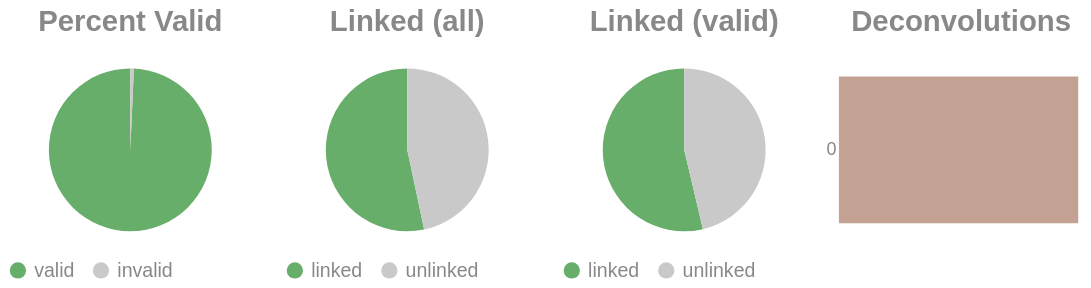

This figure's notebook cell:
### Code cell
if SKIPLR:
    pass
else:
    clash = Counter()
    for i in valids['molecule'].to_list():
        _mol = i.split("-")
        if len(_mol) == 1:
            clash.update('0')
        else:
            clash.update(_mol[-1])

    _d = {"deconvolutions": [], 'count': []}
    for k,v in clash.items():
        _d['deconvolutions'].append(k)
        _d['count'].append(v)

    tot_valid = valids['reads'].sum()
    mask = valids['reads'] >= 2
    n_linked_reads = valids.filter(mask)['reads'].sum()
    if n_linked_reads == 0:
        print_html("No linked molecules (>=2 reads) were detected; skipping linked-only distributions.")
        SKIPLR = True
    else:
        perc_valid = round(tot_valid / n_reads, 4)
        linked_perc_abs = round(n_linked_reads / n_reads, 4)
        linked_perc = round(n_linked_reads / tot_valid, 4)

    _valid = pl.DataFrame({"valids": ['valid', 'invalid'], "count": [tot_valid, n_reads - tot_valid]})
    _linked_abs = pl.DataFrame({"linked (absolute)": ['linked', 'unlinked'], "count": [n_linked_reads, n_reads - n_linked_reads]})
    _linked_rel = pl.DataFrame({"linked (valids)": ['linked', 'unlinked'], "count": [n_linked_reads, tot_valid - n_linked_reads]})

    (
        alt.hconcat(
            piechart(_valid, goodval = 'valid', title = "Percent Valid"),
            piechart(_linked_abs, goodval = "linked", title =  "Linked (all)"),
            piechart(_linked_rel, goodval = "linked", title =  "Linked (valid)"),
            convolutionbar(pl.DataFrame(_d), title = "Deconvolutions"),
            center = True,
            bounds = 'flush'
        )
        .resolve_scale(color='independent')
        .resolve_legend('independent')
        .properties(usermeta={'embedOptions': {"actions": False}})
    ).display()

### Figure 1 — Vega-Lite specification as saved in the notebook (floating-point values rounded to 4 significant figures)
{"width": "container", "height": 400, "config": {"title": {"anchor": "start", "dy": -15, "fontSize": 18, "color": "#888888", "subtitleColor": "#888888", "subtitleFontSize": 14}, "arc": {"fill": "#0072B2"}, "axis": {"domainColor": "#888888", "domainWidth": 0.5, "gridWidth": 0.2, "grid": false, "titleFontWeight": 400, "titleFontSize": 15, "labelFontSize": 11, "labelColor": "#888888", "tickColor": "#888888", "tickWidth": 0.2, "titleColor": "#888888"}, "axisBand": {"grid": false}, "axisX": {"grid": true, "tickSize": 10, "domainCap": "round"}, "axisY": {"domain": false, "grid": true, "tickSize": 0, "domainCap": "round"}, "background": "transparent", "header": {"labelFontSize": 15, "labelColor": "#888888", "titleFontSize": 15, "titleFontWeight": 600, "titleColor": "#888888"}, "legend": {"labelFont": "sans-serif", "labelFontSize": 12, "labelColor": "#888888", "symbolSize": 100, "symbolType": "circle", "titleFontSize": 12, "titlePadding": 10, "titleColor": "#888888", "title": null}, "range": {"category": ["#E69F00", "#56B4E9", "#009E73", "#F0E442", "#0072B2", "#D55E00", "#CC79A7", "#000000"], "diverging": ["#cfe8f3", "#a2d4ec", "#73bfe2", "#46abdb", "#1696d2", "#12719e"]}, "area": {"fill": "#0072B2", "fillOpacity": 0.7, "line": true, "strokeOpacity": 0.7}, "line": {"color": "#0072B2", "stroke": "#0072B2", "strokeWidth": 2}, "trail": {"color": "#0072B2", "stroke": "#0072B2", "strokeWidth": 0, "size": 1}, "point": {"filled": true, "fillOpacity": 1.0, "size": 95}, "text": {"color": "#888888", "fontSize": 11, "align": "right", "fontWeight": 400, "size": 11}, "bar": {"fill": "#0072B2", "stroke": null}, "view": {"stroke": null, "continuousWidth": 660, "continuousHeight": 400}}, "hconcat": [{"data": {"name": "data-d4faceb9a8ef47bad78449993a205893"}, "mark": {"type": "arc"}, "encoding": {"color": {"field": "valids", "legend": {"orient": "bottom", "title": null}, "scale": {"domain": ["valid", "invalid"], "range": ["#68ae6b", "#C9C9C9"]}, "title": "Valids", "type": "nominal"}, "theta": {"field": "count", "type": "quantitative"}, "tooltip": [{"field": "valids", "title": "Valids", "type": "ordinal"}, {"field": "percent", "format": ".2%", "title": "Percent", "type": "quantitative"}, {"field": "count", "title": "Count", "type": "quantitative"}]}, "height": 100, "title": {"text": "Percent Valid", "align": "center", "anchor": "middle"}, "transform": [{"calculate": "datum.count / 6792753", "as": "percent"}], "width": 150}, {"data": {"name": "data-71b9c013eb93c119ae8ae95f24ee7a4b"}, "mark": {"type": "arc"}, "encoding": {"color": {"field": "linked (absolute)", "legend": {"orient": "bottom", "title": null}, "scale": {"domain": ["linked", "unlinked"], "range": ["#68ae6b", "#C9C9C9"]}, "title": "Linked (Absolute)", "type": "nominal"}, "theta": {"field": "count", "type": "quantitative"}, "tooltip": [{"field": "linked (absolute)", "title": "Linked (Absolute)", "type": "ordinal"}, {"field": "percent", "format": ".2%", "title": "Percent", "type": "quantitative"}, {"field": "count", "title": "Count", "type": "quantitative"}]}, "height": 100, "title": {"text": "Linked (all)", "align": "center", "anchor": "middle"}, "transform": [{"calculate": "datum.count / 6792753", "as": "percent"}], "width": 150}, {"data": {"name": "data-546a7e91706f10b1c7828550a3fb78a9"}, "mark": {"type": "arc"}, "encoding": {"color": {"field": "linked (valids)", "legend": {"orient": "bottom", "title": null}, "scale": {"domain": ["linked", "unlinked"], "range": ["#68ae6b", "#C9C9C9"]}, "title": "Linked (Valids)", "type": "nominal"}, "theta": {"field": "count", "type": "quantitative"}, "tooltip": [{"field": "linked (valids)", "title": "Linked (Valids)", "type": "ordinal"}, {"field": "percent", "format": ".2%", "title": "Percent", "type": "quantitative"}, {"field": "count", "title": "Count", "type": "quantitative"}]}, "height": 100, "title": {"text": "Linked (valid)", "align": "center", "anchor": "middle"}, "transform": [{"calculate": "datum.count / 6745522", "as": "percent"}], "width": 150}, {"data": {"name": "data-030dbedc0fd6aa401359f7904cd78ed3"}, "mark": {"type": "bar"}, "encoding": {"color": {"field": "deconvolutions", "legend": null, "scale": {"scheme": "lightgreyred"}, "type": "nominal"}, "tooltip": [{"field": "deconvolutions", "title": "Deconvolutions", "type": "ordinal"}, {"field": "percent", "format": ".2%", "title": "Percent", "type": "quantitative"}, {"field": "count", "title": "Count", "type": "quantitative"}], "x": {"axis": null, "field": "count", "type": "quantitative"}, "y": {"field": "deconvolutions", "sort": "ascending", "title": null, "type": "nominal"}}, "height": 100, "title": {"text": "Deconvolutions", "align": "center", "anchor": "middle"}, "transform": [{"calculate": "datum.count / 4407021", "as": "percent"}], "width": 150}], "bounds": "flush", "center": true, "resolve": {"legend": {"angle": "independent"}, "scale": {"color": "independent"}}, "usermeta": {"embedOptions": {"actions": false}}, "$schema": "https://vega.github.io/schema/vega-lite/v6.1.0.json", "datasets": {"data-d4faceb9a8ef47bad78449993a205893": [{"valids": "valid", "count": 6745522}, {"valids": "invalid", "count": 47231}], "data-71b9c013eb93c119ae8ae95f24ee7a4b": [{"linked (absolute)": "linked", "count": 3622257}, {"linked (absolute)": "unlinked", "count": 3170496}], "data-546a7e91706f10b1c7828550a3fb78a9": [{"linked (valids)": "linked", "count": 3622257}, {"linked (valids)": "unlinked", "count": 3123265}], "data-030dbedc0fd6aa401359f7904cd78ed3": [{"deconvolutions": "0", "count": 4407021}]}}
